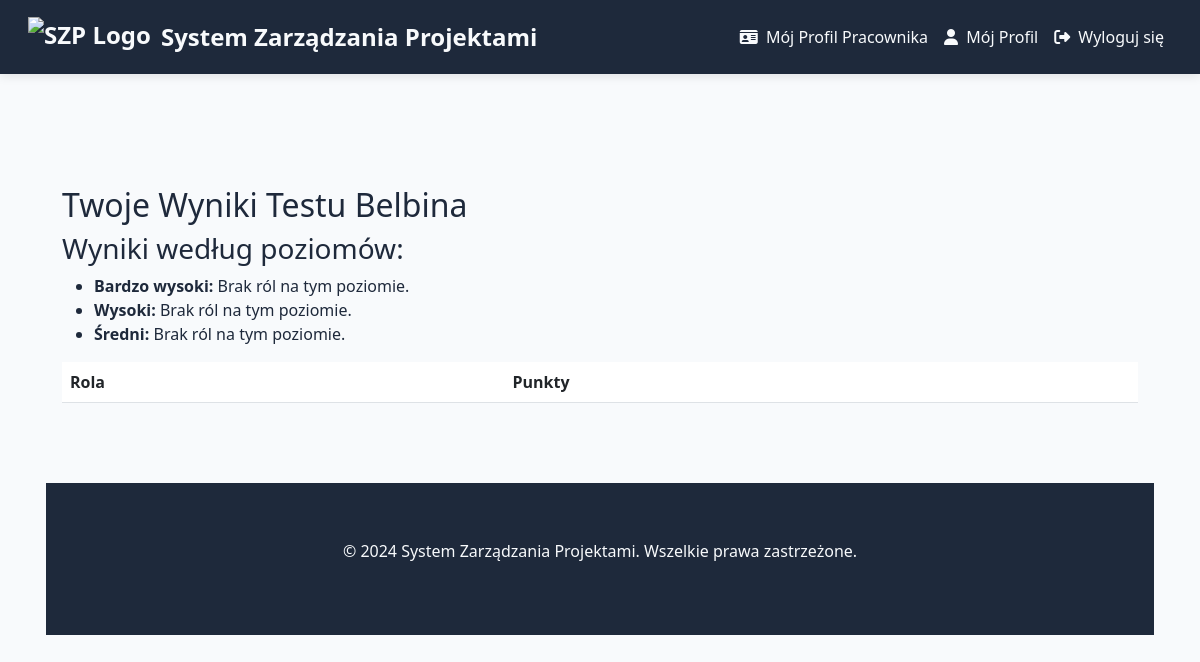
The app's page /employees/belbin-results/ (signed in), older data.
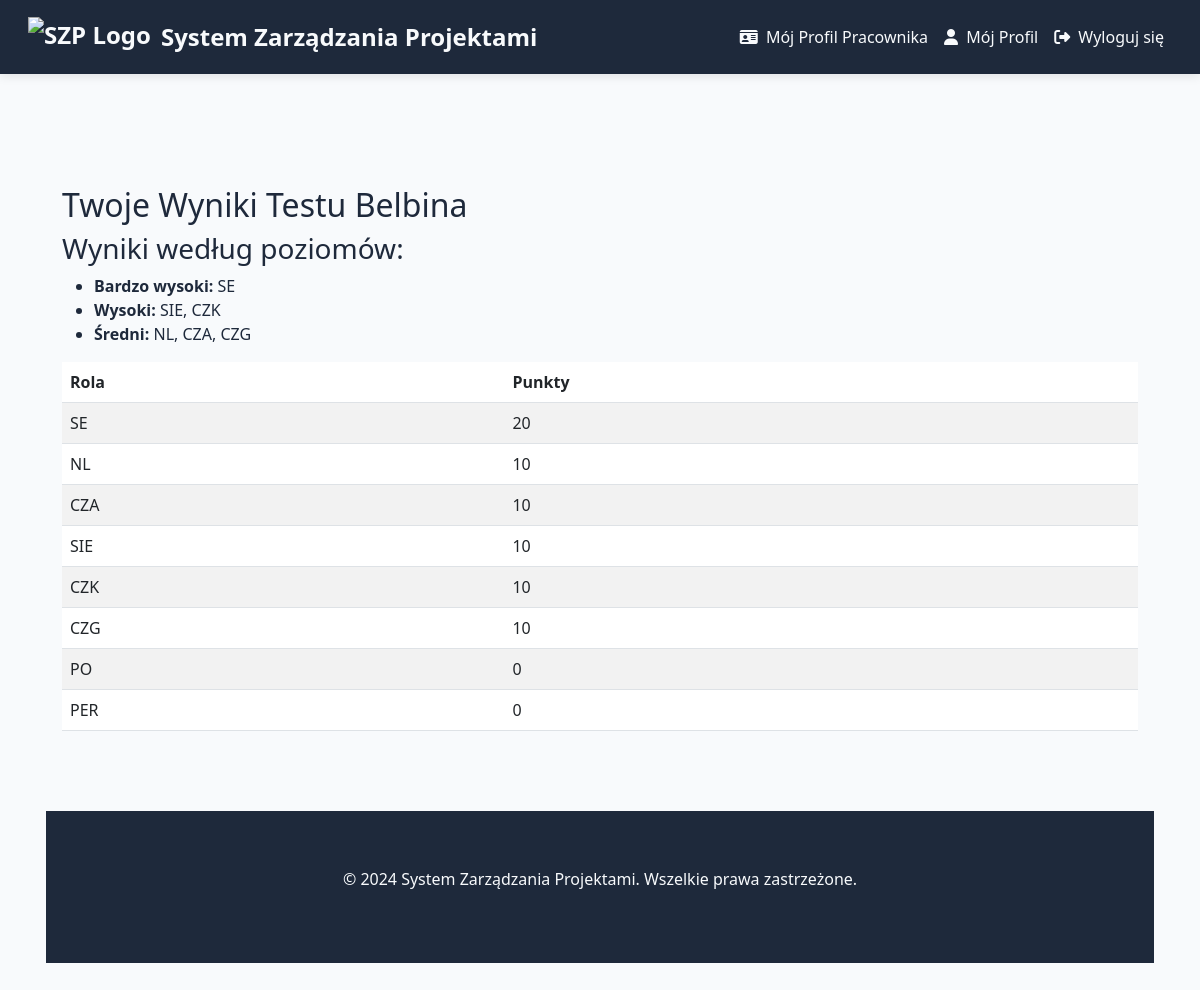
The same page, newer data.
### employees/models.py (models this page shows, shortened)
class BelbinScore(models.Model):
    employee = models.ForeignKey(
        Employee,
        on_delete=models.CASCADE,
        related_name='belbin_scores'
    )
    role_name = models.CharField(max_length=10)  # np. 'SH', 'CO', 'PL' itp.
    score = models.PositiveIntegerField(default=0)

### employees/views.py (the view)
# urls.py: path('belbin-results/', views.belbin_results_view, name='belbin_results'),
@login_required
def belbin_results_view(request):
    try:
        employee = Employee.objects.get(user=request.user)
        results = employee.belbin_test_result
        scores = employee.belbin_scores.all().order_by('-score')  # np. sortowanie malejąco po punktach
    except Employee.DoesNotExist:
        results = None
        scores = []
    return render(request, 'employees/belbin_results.html', {
        'results': results,
        'scores': scores,
    })

### employees/context_processors.py (called while the page is built)
def global_context_processor(request):
    role_names = {
        'PO': 'Praktyczny Organizator',
        'NL': 'Naturalny Lider',
        'CZA': 'Człowiek Akcji',
        'SIE': 'Siewca (Człowiek Idei)',
        'CZK': 'Człowiek Kontaktów',
        'SE': 'Sędzia',
        'CZG': 'Człowiek Grupy',
        'PER': 'Perfekcjonista'
    }
    return {'role_names': role_names}

### employees/templatetags/employee_tags.py (called while the page is built, shortened)
@register.filter
def get_employee_id(user):
    if hasattr(user, 'employee') and user.employee:
        return user.employee.id

### employees/templates/employees/belbin_results.html (shortened to what this page needs)
{% extends "base.html" %}
{% block content %}
<div class="container mt-5">
    <h2>Twoje Wyniki Testu Belbina</h2>
    {% if results %}
        <h3>Wyniki według poziomów:</h3>
        <ul>
            {% for level, roles in results.roles_by_level.items %}
                <li><strong>{{ level|capfirst }}:</strong>
                    {% if roles %}
                        {{ roles|join:", " }}
                    {% else %}
                        Brak ról na tym poziomie.
                    {% endif %}
                </li>
            {% endfor %}
        </ul>
    {% else %}
        <p>Nie masz jeszcze wyników testu Belbina. Wypełnij test, aby zobaczyć swoje wyniki.</p>
    {% endif %}
<table class="table table-striped">
    <thead>
        <tr>
            <th>Rola</th>
            <th>Punkty</th>
        </tr>
    </thead>
    <tbody>
        {% for score in scores %}
        <tr>
            <td>{{ score.role_name }}</td>
            <td>{{ score.score }}</td>
        </tr>
        {% endfor %}
    </tbody>
</table>
{% endblock %}

Row changes from the older to the newer data that the page shows:
added BelbinScore: role_name "SE", score "20"
added BelbinScore: role_name "NL", score "10"
added BelbinScore: role_name "CZA", score "10"
added BelbinScore: role_name "SIE", score "10"
added BelbinScore: role_name "CZK", score "10"
added BelbinScore: role_name "CZG", score "10"
added BelbinScore: role_name "PO", score "0"
added BelbinScore: role_name "PER", score "0"
Text that changed along with them:
new list line: "Bardzo wysoki : SE"
new list line: "Wysoki : SIE, CZK"
new list line: "Średni : NL, CZA, CZG"
list line gone: "Bardzo wysoki : Brak ról na tym poziomie."
list line gone: "Wysoki : Brak ról na tym poziomie."
list line gone: "Średni : Brak ról na tym poziomie."
